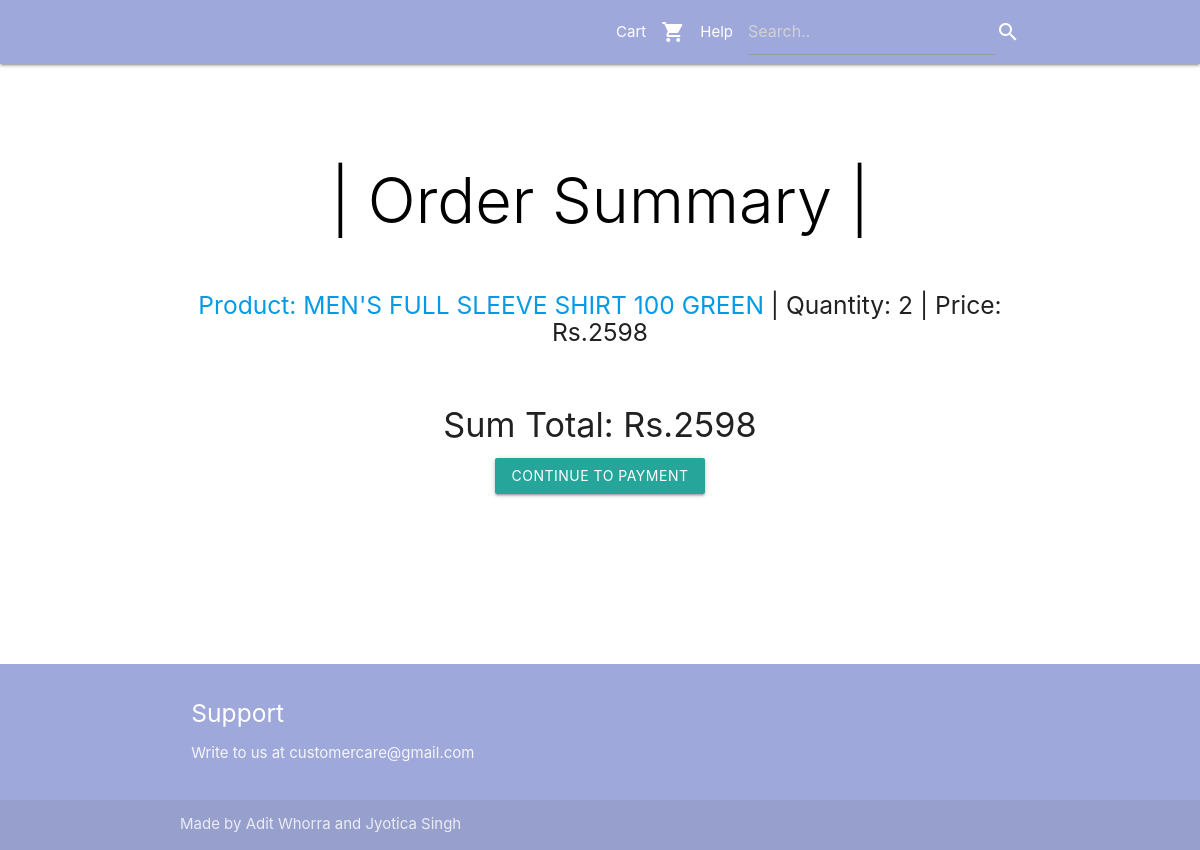
The page /checkout/ on the database as committed earlier.
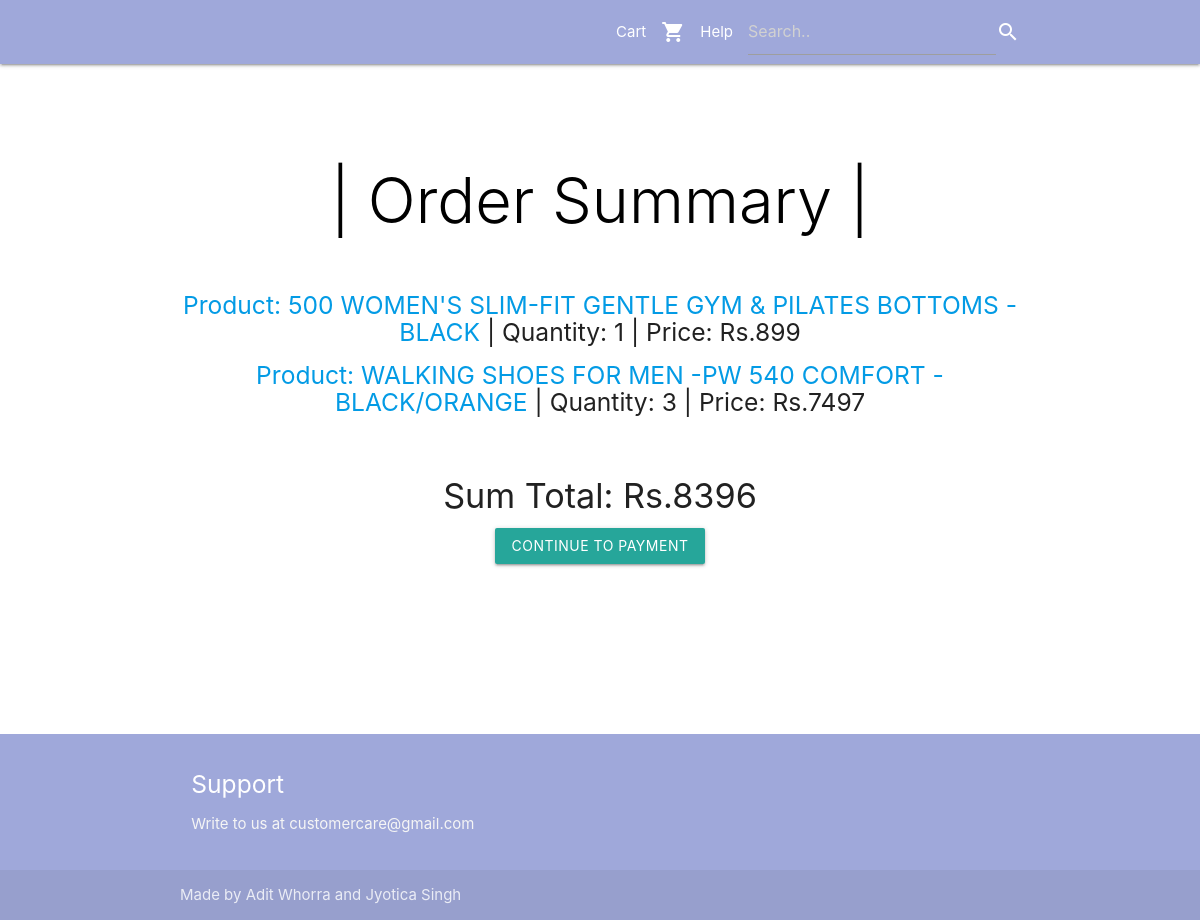
The same page on the database as committed later.
### cart/models.py (models this page shows, shortened)
class product(models.Model):
    product_ID = models.IntegerField(primary_key=True)
    product_name = models.CharField(max_length=200, blank=True)
    category = models.CharField(max_length=200, blank=True)
    product_stock = models.IntegerField(default=0)
    price = models.IntegerField(default=0)
    product_description = models.CharField(max_length=300, default='Null')
    cart = models.CharField(max_length=5000, default='Null')
    quantity = models.IntegerField(default=0)
    imagesrc = models.CharField(max_length=500, default=" ")

### cart/views.py (the view)
# urls.py: path('checkout/', views.checkout, name='checkout'),
def checkout(request):
    products = product.objects.all().filter(cart="1")
    context = {
        'products': products,
    }
    template = loader.get_template('checkout.html')
    return HttpResponse(template.render(context, request))

### cart/templates/checkout.html (shortened to what this page needs)
<!DOCTYPE html>
<html lang="en">
{% extends 'base.html' %}
{% block head %}
<head>
{% load static %}
  <link href="{% static 'css/materialize.css' %}" type="text/css" rel="stylesheet" media="screen,projection"/>
  <link href="{% static 'css/style.css' %}" type="text/css" rel="stylesheet" media="screen,projection"/>
</head>
{% endblock %}
{% block body %}
<body>
  {% load static %}
  <nav class="indigo lighten-3" role="navigation">
    <div class="nav-wrapper container"><a id="logo-container" href="http://localhost:8000/ecommerce/" class="brand-logo"></a>
      {% load static %}
      <ul class="right hide-on-med-and-down">
        <li><a href="http://localhost:8000/ecommerce/cart">Cart</a></li><li><i class="material-icons">shopping_cart</i></li>
        <li><a href="#">Help</a></li>
        <li><input type="text" placeholder="Search.." name="search"></li><li><i class="material-icons">search</i></li>
      </ul>
    </div>
  </nav>
  <div class="section no-pad-bot" id="index-banner">
    <div class="container">
      <br><br>
      <h1 class="header center black-text light">| Order Summary |</h1>
    </div>
  </div>
  <div class="container">
    <div class="section">
      <div class="row">
{% if products %}
            <ul>
            {% for product in products %}
                <h5 class="center"><li><a href="/ecommerce/{{ product.product_ID }}/">Product: {{product.product_name }}</a> | Quantity: {{product.quantity }} | Price: Rs.{% widthratio product.price 1 product.quantity %}</li></h5>
            {% endfor %}
            </ul>
        {% else %}
            <p>No products are available.</p>
        {% endif %}
<form action='payment/' method="GET" id="form1">
  <br>
<div class="container">
  <div class="center">
    <h4><script> document.write ("Sum Total: Rs." + sum) </script></h4>
  <button
    type="submit"
    class="btn attendBtn"
    name="check out">Continue to Payment
  </button>
</div>
</div>
 </form>
      </div>
      </div>
      </div>
    <br><br>
  <br><br>
  <br><br>
  <footer class="page-footer indigo lighten-3">
    <div class="container">
      <div class="row">
        <div class="col l6 s12">
          <h5 class="white-text">Support</h5>
          <p class="grey-text text-lighten-4">Write to us at customercare@gmail.com</p>
        </div>
      </div>
    </div>
    <div class="footer-copyright">
      <div class="container">
      Made by Adit Whorra and Jyotica Singh
      </div>
    </div>
  </footer>
  </body>
  {% endblock %}

Rows that differ between the two databases and show on the page:
no longer on this page (row edited): product: product_name "MEN'S FULL SLEEVE SHIRT 100 GREEN", quantity "2", price+quantity "2598"
now on this page (row edited): product: product_name "500 WOMEN'S SLIM-FIT GENTLE GYM & PILATES BOTTOMS - BLACK", quantity "1", price+quantity "899"
now on this page (row edited): product: product_name "WALKING SHOES FOR MEN -PW 540 COMFORT - BLACK/ORANGE", quantity "3", price+quantity "7497"
Other text that changed with them:
text written by a page script: "Sum Total: Rs.2598" → "Sum Total: Rs.8396"
